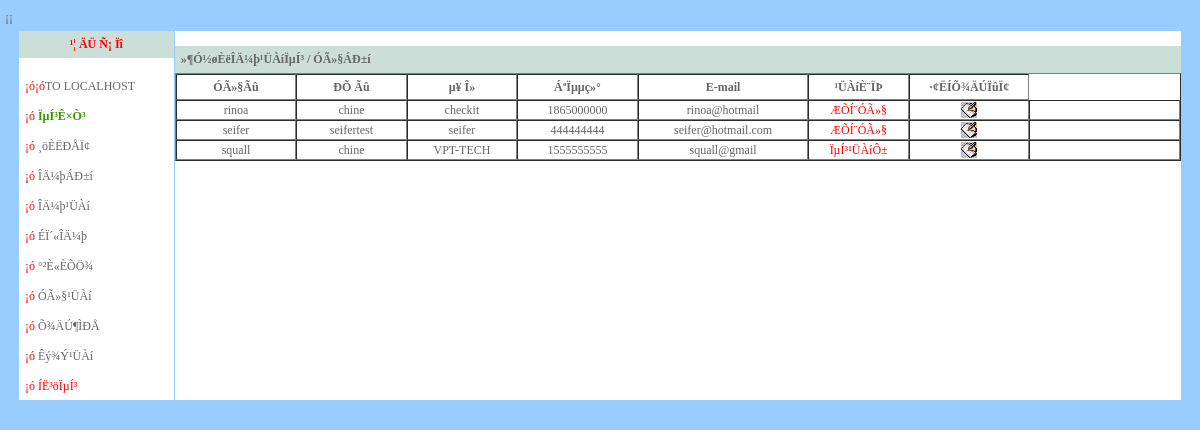
/userlist.php (signed in), run on the app's committed database.
### tables this page shows
CREATE TABLE `user` (
  `id` bigint(20) NOT NULL AUTO_INCREMENT,
  `userName` varchar(10) NOT NULL DEFAULT '',
  `password` char(32) NOT NULL,
  `chineseName` varchar(20) DEFAULT NULL,
  `company` varchar(50) DEFAULT NULL,
  `phoneNumber` varchar(20) DEFAULT NULL,
  `userRight` varchar(20) DEFAULT NULL,
  `secretKey` varchar(32) DEFAULT NULL,
  `emailAddr` varchar(30) DEFAULT NULL,
  PRIMARY KEY (`id`)
);

### userlist.php (the view, shortened to what this page needs)
<?
$title = "ÓÃ»§ÁÐ±í";
require ("global.php");
print "<tr><td bgcolor=#CBDED8 colspan=3><b>$xtm/ $title</b>    </td></tr>";
$query = 'SELECT * FROM user';
$users = mysql_query($query) or die('Query failed: ' . mysql_error());
if (empty ($action)) {
	$use_info = '';
	while ($line = mysql_fetch_array($users, MYSQL_ASSOC)) {
		if ($line[userRight] == "super") {
			$userRight = "<font color=red>ÏµÍ³¹ÜÀíÔ±</font>";
		}
		if ($line[userRight] == 'low') {
			$userRight = "<font color=red>ÆÕÍ¨ÓÃ»§</font>";
		}
		$use_info .= "<tr><td height=20 align=center>$line[userName]</td>
	<td align=center>$line[chineseName]</td><td align=center>$line[company]</td><td align=center>$line[phoneNumber]</td><td align=center><a href='mailto:$line[emailAddr]'>$line[emailAddr]</td>
	<td align=center>$userRight</td><td align=center> <a href=javascript:void(1) onClick=\"window.open ('writemail.php?recname=$line[userName]','','top=100,left=0,width=700,height=465,status=no,resizable=yes,scrollbars=yes');\" title=\"Ïò $line[userName] ·¢ËÍÏûÏ¢\"><img src=images/write.gif border=0></a>
	<td align=center>$use[10]</td></tr>";
	}
}
print<<<EOT
     $tab_top
    $tab_bottom   <br>
    $tab_top
  <center>
<table border="1" cellspacing="0" width="100%" bordercolorlight="#405028" bordercolordark="#FFFFFF">
<tr>
<td height="26" width="12%"align="center">
<b>ÓÃ»§Ãû</b></td>
<td height="26" width="11%"align="center">
<b>ÐÕ   Ãû</b></td>
<td height="26" width="11%" align="center">
<b>µ¥   Î»</b></td>
<td height="26" width="12%" align="center">
<b>ÁªÏµµç»°</b></td>
<td height="26" width="17%" align="center">
<b>E-mail</b></td>
<td height="26" width="10%"  align="center">
<b>¹ÜÀíÈ¨ÏÞ</b></td>
<td height="26" width="12%"  align="center">
<b>·¢ËÍÕ¾ÄÚÏûÏ¢</b></td>
</tr>
$use_info
	</table>
  </center>
</div> </td></tr></td></tr></table></body></html>
EOT;
exit;

### images/cs.css (style rules this page uses)
A { TEXT-DECORATION: none }
A:link { COLOR: #666666; FONT-FAMILY: ����; TEXT-DECORATION: none }
body { font-size: 12px; color: #666666; font-family: ����; line-height:200%; scrollbar-face-color: #e8e7e7; scrollbar-highlight-color: #ffffff; scrollbar-shadow-color: #ffffff; scrollbar-3dlight-color: #cccccc; scrollbar-arrow-color: #ff6600; scrollbar-track-color: #EFEFEF; scrollbar-darkshadow-color: #b2b2b2; scrollbar-base-color: #000000 }
TABLE { FONT-FAMILY: ����; FONT-SIZE: 9pt }

### data on the page
user: userName "rinoa", chineseName "chine", company "checkit", phoneNumber "1865000000", emailAddr "rinoa@hotmail", userRight "ÆÕÍ¨ÓÃ»§"
user: userName "seifer", chineseName "seifertest", company "seifer", phoneNumber "444444444", emailAddr "seifer@hotmail.com", userRight "ÆÕÍ¨ÓÃ»§"
user: userName "squall", chineseName "chine", company "VPT-TECH", phoneNumber "1555555555", emailAddr "squall@gmail", userRight "ÏµÍ³¹ÜÀíÔ±"

### other printed values
$xtm "»¶Ó­½øÈëÎÄ¼þ¹ÜÀíÏµÍ³"
$title "ÓÃ»§ÁÐ±í"
